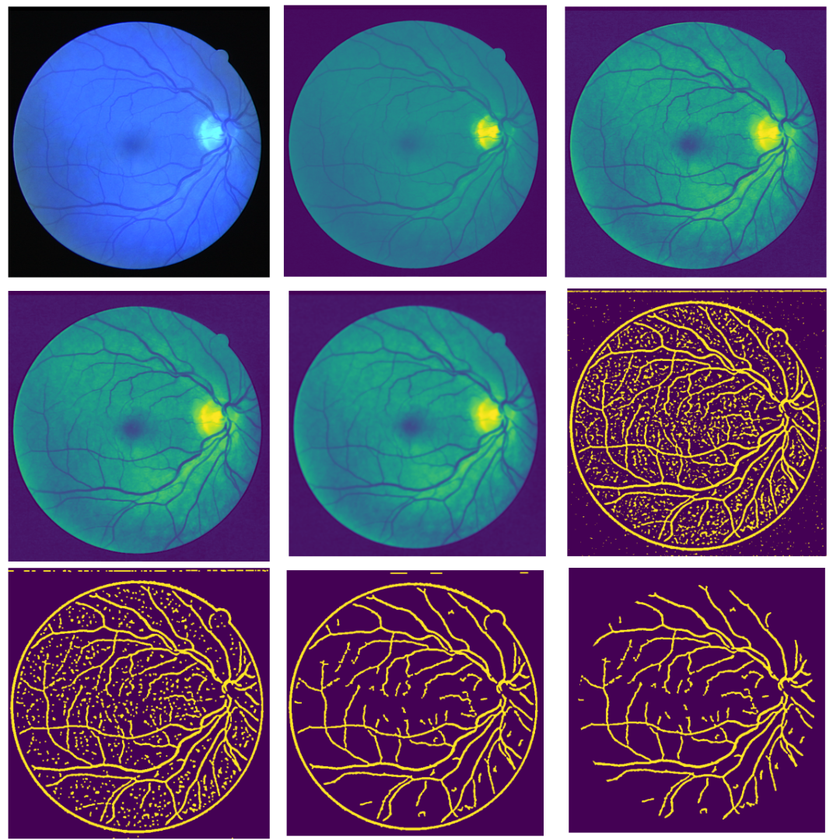
#> input picture images/input_and_output/Steps_TVA.png, 840 x 840 px, shrunk from 1080 x 1080 before the run, given as the content of the folder /content/drive/MyDrive/TVAProject/input, which was not available
$ jupyter execute retinal_vessel_segmentation_code.ipynb   (shell and % lines are left out)   (text cells are left out)
#> lines starting #> are read from the running program, lines starting #| are printed output that depends on the picture; after the words box and inside, x2 and y2 are one past the last pixel; in counts of white or black regions, pixels touching at a corner belong together; long printed decimals are rounded; pictures that were not available may be replaced by others from this repository, and a replacement may not be noted
[cell 1]
import os
from google.colab import drive
import cv2 as cv

drive.mount('/content/drive')

from matplotlib import pyplot as plt

db_path =  "/content/drive/MyDrive/TVAProject"

[cell 2]
def single_IoU(img_name, plot_images=False, plot_step_iamges=False):

    # Apply segmentation
    input_img = os.path.join(db_path, 'input', img_name)
    obtained = vessel_segmentation(input_img, plot_step_iamges)
#> in vessel_segmentation, color_image is the input picture: shape (840, 840, 3); mean B, G, R 124.5, 89.1, 89.4
#> in vessel_segmentation, `blurred = cv.GaussianBlur(denoised, (gaussian_mask_size, gaussian_mask..`:
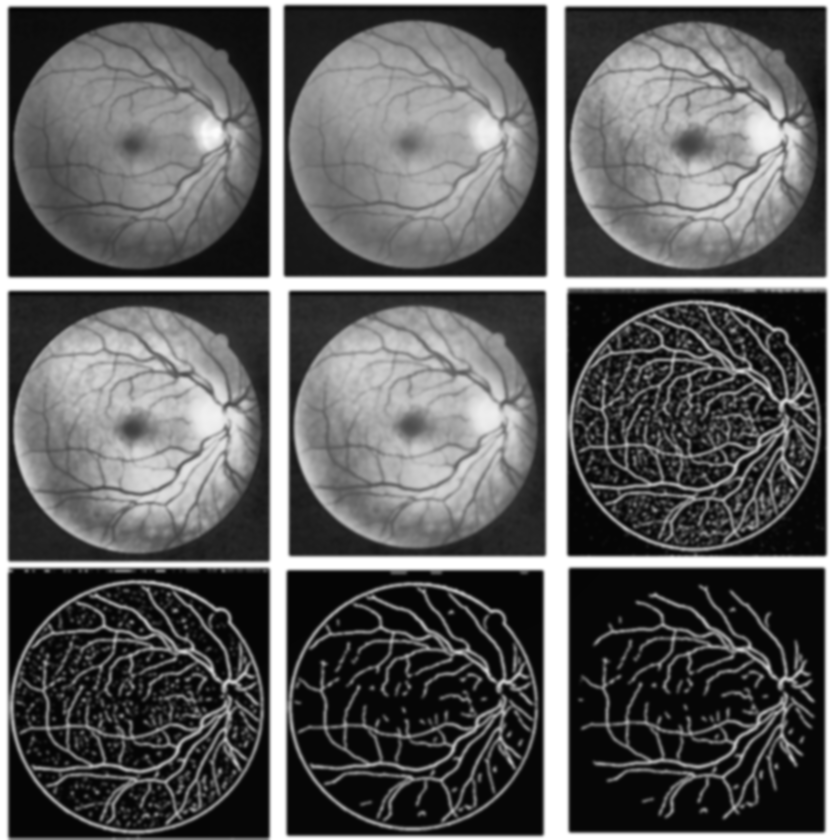
#> blurred: shape (840, 840); min 5, max 255, mean 96.3
#> in vessel_segmentation, `segmented_image = cv.adaptiveThreshold( blurred, 255, cv.ADAPTIVE_THRE..`:
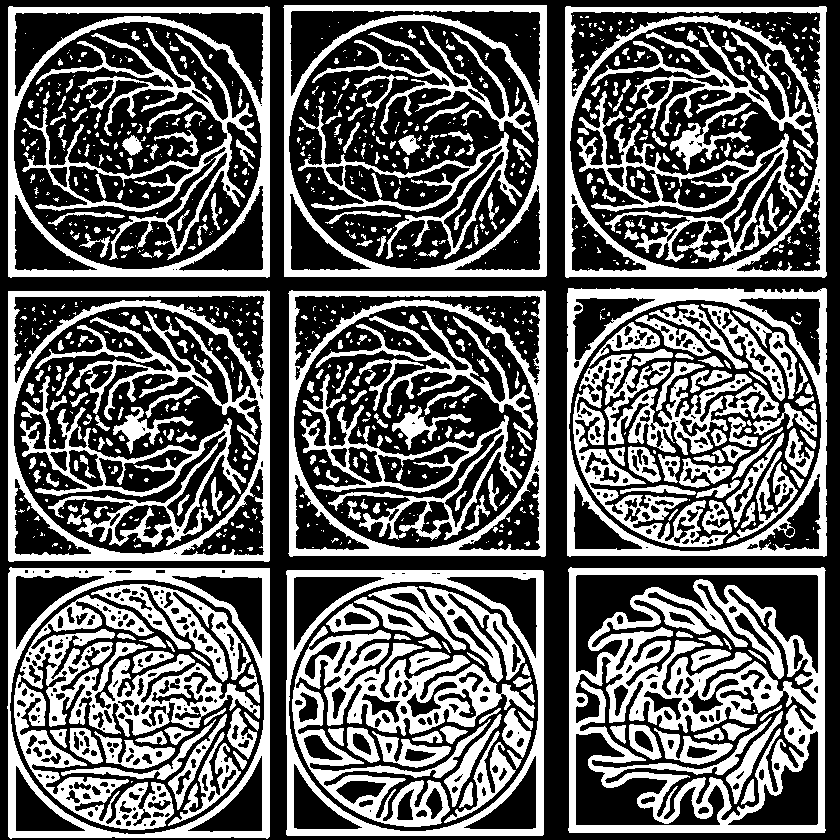
#> segmented_image: shape (840, 840); 38.7% white; 1046 white regions (649 under 20 px), largest, box (x1, y1, x2, y2) and area: (568, 567, 826, 833) 29090, (14, 595, 260, 830) 16552, (8, 290, 270, 562) 15431
#> in vessel_segmentation, `opened = cv.morphologyEx(segmented_image, cv.MORPH_OPEN, kernel, itera..`: opened: shape (840, 840); 36.7% white; 937 white regions (295 under 20 px), largest, box (x1, y1, x2, y2) and area: (568, 567, 825, 833) 28230, (284, 5, 547, 277) 11349, (8, 6, 270, 277) 11074

    # Path of the target (ground truth) image
    path_target = os.path.join(db_path, 'gt', img_name)
    solution = cv.imread(path_target, cv.IMREAD_GRAYSCALE)

    if plot_images:
      # Show obtained results
      plt.imshow(obtained, cmap=plt.get_cmap('gray'))
      plt.show()

    # IoU calculation
    intersectionAB = cv.countNonZero(obtained & solution)
    unionAB = cv.countNonZero(obtained | solution)
    score = intersectionAB / unionAB
    print("Image {} - IoU={}".format(path_input, score))

    return score

[cell 3]
def remove_circular_objects(segmented_image, min_area=50, circularity_threshold=0.7):
    # Detect connected components
#> called with min_area = 50, circularity_threshold = 0.7
    num_labels, labels, stats, centroids = cv.connectedComponentsWithStats(segmented_image, connectivity=8)
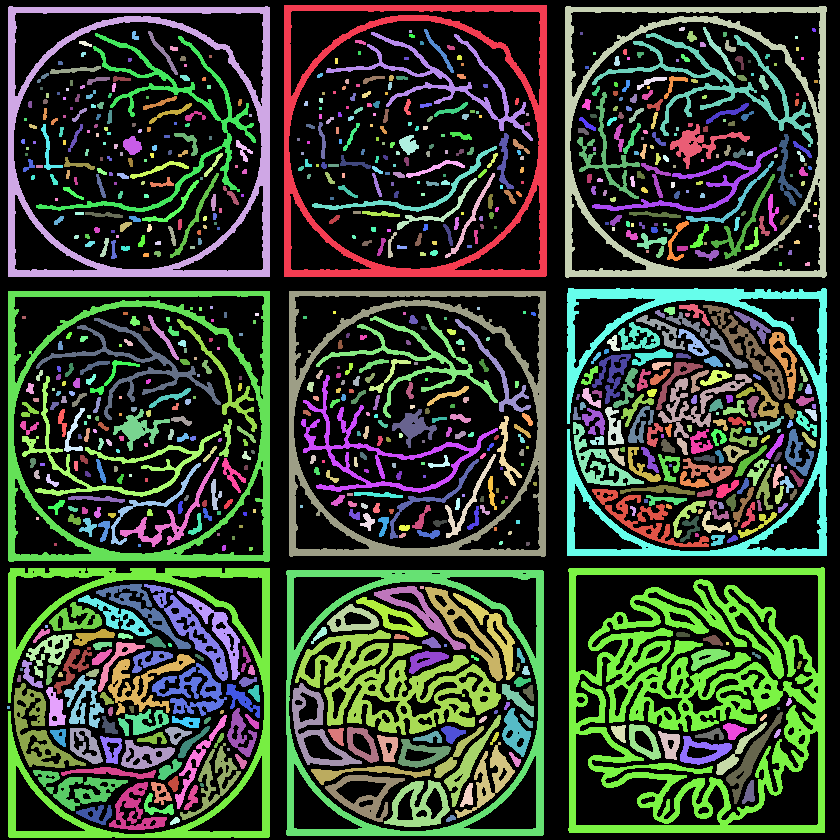
#> labels: shape (840, 840) int32; 938 distinct labels, from 0 to 937; one colour per label, 0 black
#> num_labels = 938; stats = 938 rows, first 6: [0, 0, 840, 840, 446975], [284, 5, 263, 272, 11349], [8, 6, 262, 271, 11074], [565, 6, 262, 272, 10662], [679, 27, 6, 4, 21], [703, 27, 33, 49, 254]; centroids = 938 pairs, first value 8 to 815.5, second value 28.57 to 820.6

    # Create a mask for non-round objects
    non_circular_mask = np.zeros(segmented_image.shape, dtype=np.uint8)

    for i in range(1, num_labels):  # Start at 1 to ignore background
        area = stats[i, cv.CC_STAT_AREA]
        if area < min_area:  # Filter out objects that are too small
            continue

        # Get the outline of the object
        obj_mask = (labels == i).astype(np.uint8)
        contours, _ = cv.findContours(obj_mask, cv.RETR_EXTERNAL, cv.CHAIN_APPROX_SIMPLE)

        if contours:
            perimeter = cv.arcLength(contours[0], True)
            if perimeter > 0:  # Avoid division by zero
                circularity = 4 * np.pi * (area / (perimeter ** 2))
                # If the object is not circular, add it to the mask
                if circularity < circularity_threshold:
                    non_circular_mask = cv.bitwise_or(non_circular_mask, obj_mask)
#> this loop made 937 passes
#> (area, perimeter, circularity) on passes 1, 2, 3, 5, 6, 9, 11, 12, 13, 15, 22, 40: (11349, 1065.4, 0.126), (11074, 1061.7, 0.123), (10662, 1063.6, 0.118), (254, 126.6, 0.199), (203, 113.5, 0.198), (207, 113, 0.204), (70, 32.73, 0.821), (3494, 1737.8, 0.0145), (2374, 1219.4, 0.0201), (3114, 1512.9, 0.0171), (73, 37.9, 0.639), (65, 37.9, 0.569)
#> (area, perimeter) on pass 218: (59, 35.9)
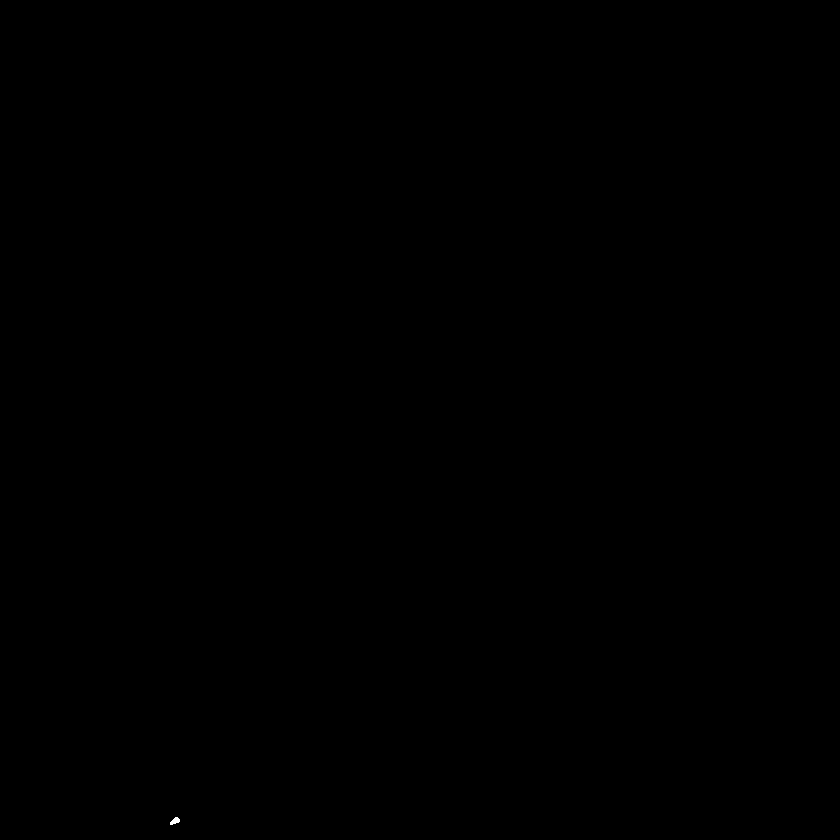
#> obj_mask: shape (840, 840); values 0 (black) and 1 (white), 0.01% white; 1 white region, box (x1, y1, x2, y2) and area: (170, 817, 180, 825) 50

    return non_circular_mask

[cell 4]
def self_plot(*imgs):
  """
  Draws all the images it receives as an argument.

  Args:
    *imgs: A variable number of images.
  """
  for img in imgs:
    plt.figure()
    plt.imshow(img)
    plt.axis('off')
    plt.show()

[cell 5]
def apply_circular_mask(img):
    mask_circular = np.zeros_like(img, dtype=np.uint8)
    height, width = img.shape
#> height = 840; width = 840
    center = (width // 2, (height+15) // 2)
#> center = (420, 427)
    radius = min(center[0], center[1]) - 20  # Edge adjustment
#> radius = 400
    cv.circle(mask_circular, center, radius, 255, -1)
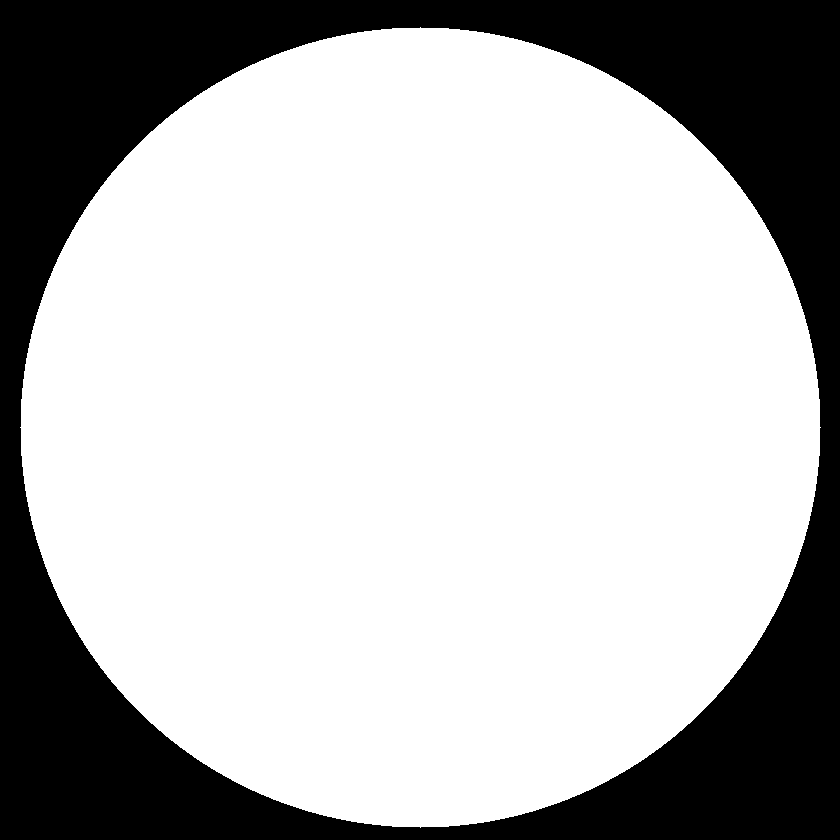
#> mask_circular: shape (840, 840); 71.2% white; 1 black region, box (x1, y1, x2, y2) and area: (0, 0, 840, 840) 202975
    return cv.bitwise_and(img, mask_circular)
#> returned value: shape (840, 840); values 0 (black) and 1 (white), 24.9% white; 299 white regions (6 under 20 px), largest, box (x1, y1, x2, y2) and area: (568, 568, 795, 799) 14931, (289, 291, 546, 557) 10756, (295, 630, 501, 735) 8666

[cell 6]
def get_green_chanel(color_image):
  green_channel = color_image[:,:,1]
  return green_channel

[cell 7]
import cv2 as cv
import numpy as np

def vessel_segmentation(input_image, plot_step_iamges=False):
    # 1. Load the image
    color_image = cv.imread(input_image, cv.IMREAD_COLOR)

    # 2. Use green channel as grayscale image
    gray_image = get_green_chanel(color_image)

    # 3. Apply CLAHE to improve contrast
    grid_size = 4
    clahe = cv.createCLAHE(clipLimit=2.2, tileGridSize=(grid_size, grid_size))
    contrast_enhanced = clahe.apply(gray_image)

    # 4. Median filter to reduce noise
    median_mask_size = 3
    denoised = cv.medianBlur(contrast_enhanced, median_mask_size)

    # 5. Apply a Gaussian filter to reduce noise
    gaussian_mask_size = 7
    blurred = cv.GaussianBlur(denoised, (gaussian_mask_size, gaussian_mask_size), 0)

    # 6. Adaptive thresholding for segmenting veins
    blockSize = 15
    C = 2
    segmented_image = cv.adaptiveThreshold(
        blurred,
        255,
        cv.ADAPTIVE_THRESH_GAUSSIAN_C,
        cv.THRESH_BINARY_INV,
        blockSize,
        C
    )

    # 7. Refine the result with morphological operations
    kernel_size = 3
    kernel = np.ones((kernel_size, kernel_size), np.uint8)
    opened = cv.morphologyEx(segmented_image, cv.MORPH_OPEN, kernel, iterations=1)

    # 8. Remove small circular objects
    cleaned_whitout_circles = remove_circular_objects(opened)

    # 9. Remove circle from eyeball
    cleaned_without_big_circles = apply_circular_mask(cleaned_whitout_circles)

    if plot_step_iamges:
      # Show obtained results
      print("------------------------------------")
      self_plot(
        color_image,
        gray_image,
        contrast_enhanced,
        denoised,
        blurred,
        segmented_image,
        opened,
        cleaned_whitout_circles,
        cleaned_without_big_circles)

    return cleaned_without_big_circles

[cell 8]
meanIoU=0

path_input = os.path.join(db_path, 'input')

# List images in input folder
imgs = [f for f in os.listdir(path_input) if f.endswith('.png')]
#print(imgs)

# For each image
for img in imgs:
    meanIoU += single_IoU(img_name=img, plot_images=True, plot_step_iamges=False)
#> in single_IoU, `solution = cv.imread(path_target, cv.IMREAD_GRAYSCALE)`:
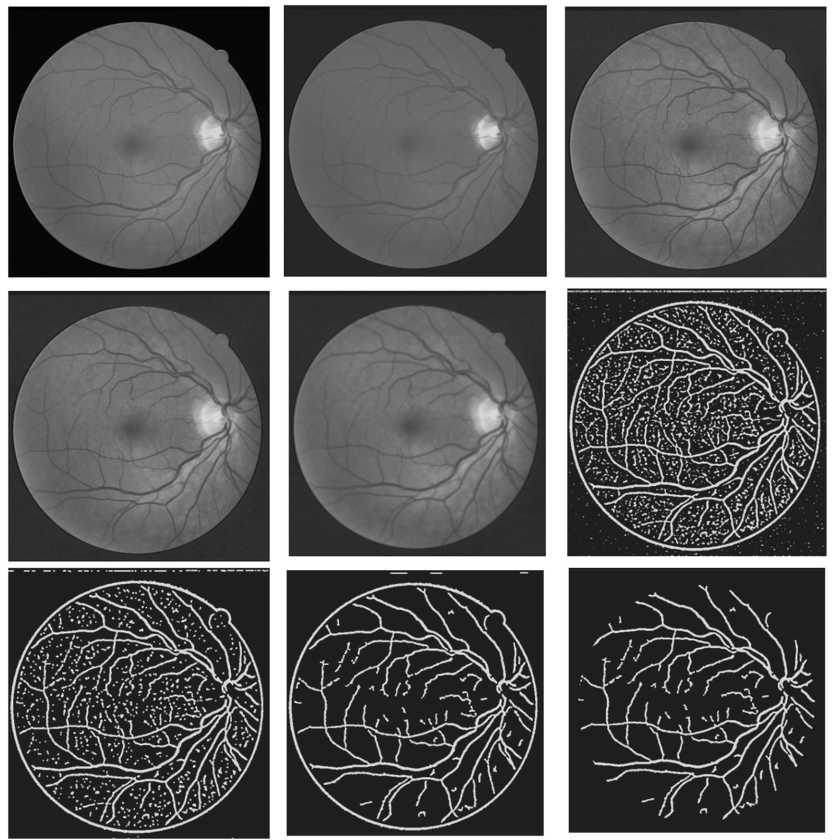
#> solution: shape (840, 840); min 0, max 255, mean 92.8
#> in single_IoU, `intersectionAB = cv.countNonZero(obtained & solution)`: intersectionAB = 69213
#> in single_IoU, `unionAB = cv.countNonZero(obtained | solution)`: unionAB = 704520
#> in single_IoU, `score = intersectionAB / unionAB`: score = 0.0982
#| Image /content/drive/MyDrive/TVAProject/input - IoU=0.09824
#> meanIoU = 0.0982

# Average
meanIoU /= len(imgs)
print("------------------------------------")
print("Mean IoU={}".format(meanIoU))
#| Mean IoU=0.09824
